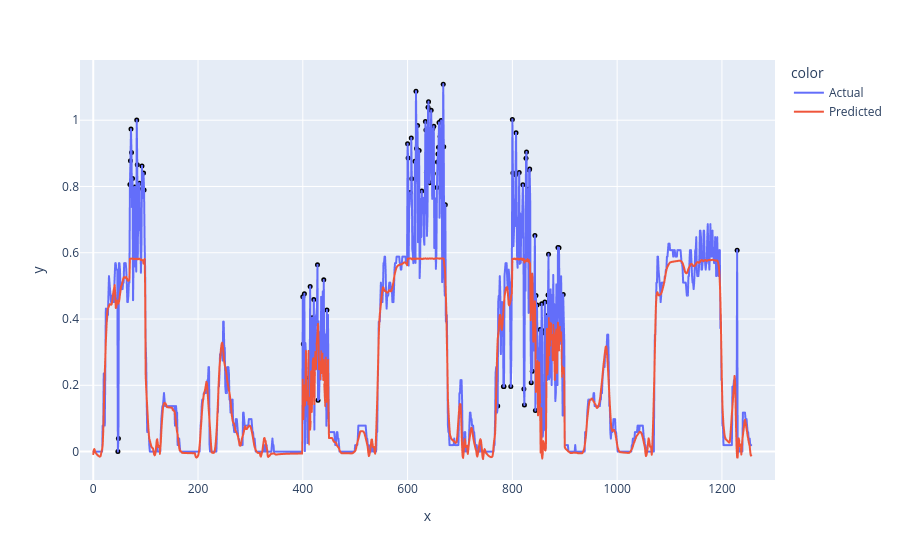

Notebook code cell kept with this figure:
### Code cell
noise = get_patch_noise(X_test, [(70, 100), (400, 450), (600, 670), (800, 900)], 2)
noise_data = X_test + noise
predicted_load_test_noise = model.predict(noise_data)
display_prediction(noise_data, predicted_load_test_noise, 4,  mean, std, 2)

### Figure 1 — Plotly figure (JSON) as saved in the notebook; plotly's stock layout.template omitted (floating-point values rounded to 4 significant figures; data arrays with more than 128 entries replaced by an {"elided": "..."} marker saying what was removed)
{"data": [{"hovertemplate": "color=Actual<br>x=%{x}<br>y=%{y}<extra></extra>", "legendgroup": "Actual", "line": {"color": "#636efa", "dash": "solid"}, "marker": {"symbol": "circle"}, "mode": "lines", "name": "Actual", "showlegend": true, "type": "scattergl", "x": {"elided": "1257 int values"}, "xaxis": "x", "y": {"elided": "1257 float values"}, "yaxis": "y"}, {"hovertemplate": "color=Predicted<br>x=%{x}<br>y=%{y}<extra></extra>", "legendgroup": "Predicted", "line": {"color": "#EF553B", "dash": "solid"}, "marker": {"symbol": "circle"}, "mode": "lines", "name": "Predicted", "showlegend": true, "type": "scattergl", "x": {"elided": "1257 int values"}, "xaxis": "x", "y": {"elided": "1257 float values"}, "yaxis": "y"}, {"hovertemplate": "x=%{x}<br>y=%{y}<extra></extra>", "legendgroup": "", "marker": {"color": "black", "size": 5, "symbol": "circle"}, "mode": "markers", "name": "", "orientation": "v", "showlegend": false, "type": "scatter", "x": [47, 48, 70, 71, 72, 73, 75, 79, 83, 84, 86, 88, 93, 95, 96, 97, 400, 401, 403, 412, 414, 418, 421, 428, 429, 440, 446, 600, 601, 605, 607, 608, 614, 616, 617, 618, 619, 622, 627, 634, 635, 636, 639, 640, 641, 642, 643, 644, 645, 646, 648, 649, 650, 656, 657, 658, 659, 660, 662, 664, 665, 668, 669, 672, 772, 783, 784, 797, 800, 801, 806, 807, 813, 820, 822, 823, 826, 827, 830, 832, 833, 836, 838, 843, 844, 845, 847, 853, 856, 857, 862, 863, 865, 868, 869, 887, 889, 897, 1229], "xaxis": "x", "y": [0, 0.03922, 0.8058, 0.8779, 0.9731, 0.9023, 0.8241, 0.7986, 1.0, 0.8657, 0.7935, 0.81, 0.862, 0.7909, 0.8403, 0.7894, 0.4675, 0.3243, 0.4763, 0.223, 0.4981, 0.404, 0.4585, 0.5635, 0.1546, 0.5182, 0.4271, 0.9291, 0.8858, 0.7822, 0.9464, 0.8236, 0.8763, 1.088, 0.9148, 0.8439, 0.9836, 0.9086, 0.7861, 0.9959, 0.9705, 0.8426, 1.039, 1.056, 0.9389, 0.8108, 0.8579, 0.9177, 1.03, 0.9288, 0.9742, 0.8394, 0.9818, 0.7972, 0.8736, 0.8982, 0.9183, 0.993, 0.951, 0.9993, 0.9321, 1.109, 0.9195, 0.7451, 0.1373, 0.1961, 0.1961, 0.1961, 1.002, 0.8403, 0.8356, 0.962, 0.8422, 0.8054, 0.1887, 0.1407, 0.8854, 0.904, 0.7917, 0.8493, 0.8527, 0.2078, 0.2426, 0.6521, 0.1236, 0.4709, 0.442, 0.3682, 0.4459, 0.3575, 0.4515, 0.3666, 0.4095, 0.4724, 0.5957, 0.6159, 0.6149, 0.4738, 0.6078], "yaxis": "y"}], "layout": {"legend": {"title": {"text": "color"}, "tracegroupgap": 0}, "margin": {"t": 60}, "xaxis": {"anchor": "y", "domain": [0, 1], "title": {"text": "x"}}, "yaxis": {"anchor": "x", "domain": [0, 1], "title": {"text": "y"}}}}
